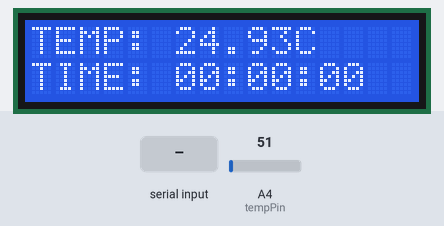
A sketch run on a simulated Arduino Uno, built with avr-gcc and run on an emulated ATmega328P. On the bench: 16×2 character LCD. The inputs (shaded band) are chosen by the test bench; at power-on: A4 (tempPin) = 51. What the sketch prints to the serial monitor is not drawn.

Above: at 4.9 s.
6.1 s: A4 (tempPin) set to 22
At 7.4 s:
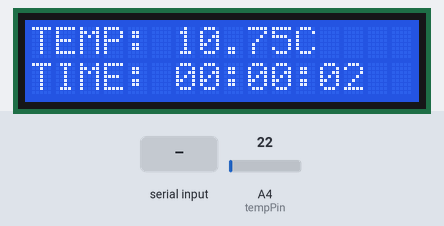
8.4 s: A4 (tempPin) set to 18
At 11.3 s:
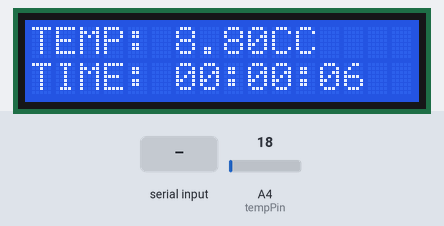
11.4 s: "90,45\n" received over Serial
At 13.8 s:
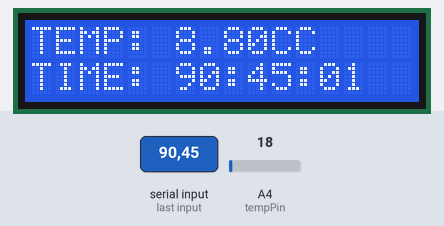
14.4 s: A4 (tempPin) set to 30
At 15.4 s:
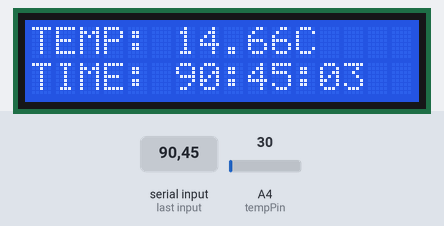
Timing chart, 0 to 17.3 s (numbered marks = the images above; inputs shaded):
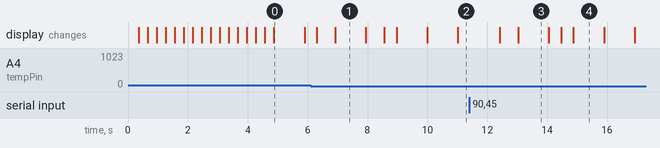

Measured:
- the behaviour switches between 21 and 20 on A4 (tempPin) (found by bisection; images 1 and 2)
- after the input at 8.4 s, the display: first changes after 0.16 s (image 2 shows a later state)
- after the input at 14.4 s, the display: first changes after 0.07 s (image 4 shows a later state)
- what the display in image 0 shows lasts 1.0 s, from 4.9 s to 5.9 s

The sketch:

Sketch_16.2.1_LCD1602_Clock.ino
```cpp
/*
  Sketch 16.2.1
  LCD1602 Clock

  modified 2016/5/13
  by http://www.freenove.com
*/

#include <LiquidCrystal.h>    // Contains LiquidCrystal Library
#include <FlexiTimer2.h>      // Contains FlexiTimer2 Library

// initialize the library with the numbers of the interface pins
LiquidCrystal lcd(12, 11, 5, 4, 3, 2);

int tempPin = 4;                // define the pin of LM35 temperature sensor
float tempVal;                  // define a variable to store temperature value
int hour, minute, second;       // define variables stored record time

void setup() {
  lcd.begin(16, 2);     // set up the LCD's number of columns and rows
  startingAnimation();  // display a dynamic start screen
  FlexiTimer2::set(1000, timerInt);  // configure the timer and interrupt function
  FlexiTimer2::start();              // start timer
  Serial.begin(9600);                // initialize serial port with baud rate 9600
  Serial.println("UNO is ready!");   // print the string "UNO is ready!"
  Serial.println("Input hour,minute,second to set time.");
}

void loop() {
  // read digital value of LM35 pin and convert the temperature to Celsius
  tempVal = analogRead(tempPin) / 1023.0 * 5.0 / 0.01;
  if (second >= 60) {       // when seconds is equal to 60, minutes plus 1
    second = 0;
    minute++;
    if (minute >= 60) {     // when minutes is equal to 60, hours plus 1
      minute = 0;
      hour++;
      if (hour >= 24) {     // when hours is equal to 24, hours turn to zero
        hour = 0;
      }
    }
  }
  lcdDisplay();             // display temperature and time information on LCD
  delay(200);
}

void startingAnimation() {
  for (int i = 0; i < 16; i++) {
    lcd.scrollDisplayRight();
  }
  lcd.print("starting...");
  for (int i = 0; i < 16; i++) {
    lcd.scrollDisplayLeft();
    delay(300);
  }
  lcd.clear();
}

// the timer interrupt function of FlexiTimer2 is executed every 1s
void timerInt() {
  second++;       // second plus 1
}

// serial port interrupt function
void serialEvent() {
  int inInt[3];  // define an array to save the received serial data
  while (Serial.available()) {
    for (int i = 0; i < 3; i++) {
      inInt[i] = Serial.parseInt();  // receive 3 integer data
    }
    // print the received data for confirmation
    Serial.print("Your input is: ");
    Serial.print(inInt[0]);
    Serial.print(", ");
    Serial.print(inInt[1]);
    Serial.print(", ");
    Serial.println(inInt[2]);
    // use received data to adjust time
    hour = inInt[0];
    minute = inInt[1];
    second = inInt[2];
    // print the modified time
    Serial.print("Time now is: ");
    Serial.print(hour / 10);
    Serial.print(hour % 10);
    Serial.print(':');
    Serial.print(minute / 10);
    Serial.print(minute % 10);
    Serial.print(':');
    Serial.print(second / 10);
    Serial.println(second % 10);
  }
}

// function used by LCD1602 to display time and temperature
void lcdDisplay() {
  lcd.setCursor(0, 0);  // set the cursor to (0,0) (first column,first row).
  lcd.print("TEMP: ");  // display temperature information
  lcd.print(tempVal);
  lcd.print("C");
  lcd.setCursor(0, 1);  // set the cursor to (0,1) (first column,second row)
  lcd.print("TIME: ");  // display time information
  lcd.print(hour / 10);
  lcd.print(hour % 10);
  lcd.print(':');
  lcd.print(minute / 10);
  lcd.print(minute % 10);
  lcd.print(':');
  lcd.print(second / 10);
  lcd.print(second % 10);
}
```
